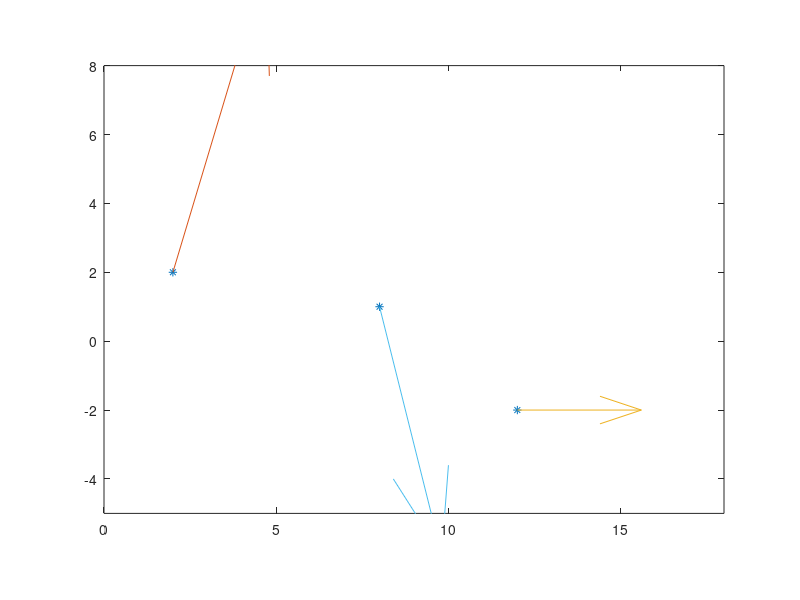

Write MATLAB code to recreate this figure. (Note: this script raises an error after producing the figure.)
clear
px = [2,8, 12];
py = [2,1, -2];
%Érintők:
vx = [3, 2, 4];
vy = [10, -8, 0];
plot(px, py, '*')

axis equal
axis([0 18 -5 8])
hold on
%quiver-t használunk vektorok kirajzolására.
%megadjuk a pontok x és y koordinátáját a hozzá tartozó érintővektorokkal
quiver(px(1), py(1), vx(1), vy(1));
quiver(px(2), py(2), vx(2), vy(2));
quiver(px(3), py(3), vx(3), vy(3));

t1 = 0; t2 = 1;
syms a3 a2 a1 a0 t
syms b3 b2 b1 b0 t
% Első görbe X és Y paraméteres egyenlete:
x(t) = a3*t^3 + a2*t^2 + a1*t + a0;
y(t) = b3*t^3 + b2*t^2 + b1*t + b0;


xd(t) = diff(x(t), t);
yd(t) = diff(y(t), t);
%Felírjuk az egyenletet a deriváltba való behelyettesítés utáni értékek
%kiszámításához, X és Y függvényekre.
ex1 = [
    x(t1) == px(1), ...
    xd(t1) == vx(1), ...
    x(t2) == px(2), ...
    xd(t2) == vx(2) ...
];

ey1 = [
    y(t1) == py(1), ...
    yd(t1) == vy(1), ...
    y(t2) == py(2), ...
    yd(t2) == vy(2) ...
];

mx = solve(ex1, [a3 a2 a1 a0]);
my = solve(ey1, [b3 b2 b1 b0]);
%Paraméterekbe való behelyettesítés:
cx1(t) = subs(x, [a3 a2 a1 a0], [mx.a3 mx.a2 mx.a1 mx.a0]);
cy1(t) = subs(y, [b3 b2 b1 b0], [my.b3 my.b2 my.b1 my.b0]);
fplot(cx1(t), cy1(t), [t1 t2])

% Második görbe:

ex2 = [
    x(t1) == px(2), ...
    xd(t1) == vx(2), ...
    x(t2) == px(3), ...
    xd(t2) == vx(3) ...
];
ey2 = [
    y(t1) == py(2), ...
    yd(t1) == vy(2), ...
    y(t2) == py(3), ...
    yd(t2) == vy(3) ...
];
mx = solve(ex2, [a3 a2 a1 a0]);
my = solve(ey2, [b3 b2 b1 b0]);
cx2(t) = subs(x, [a3 a2 a1 a0], [mx.a3 mx.a2 mx.a1 mx.a0]);
cy2(t) = subs(y, [b3 b2 b1 b0], [my.b3 my.b2 my.b1 my.b0]);

fplot(cx2(t), cy2(t), [t1 t2])